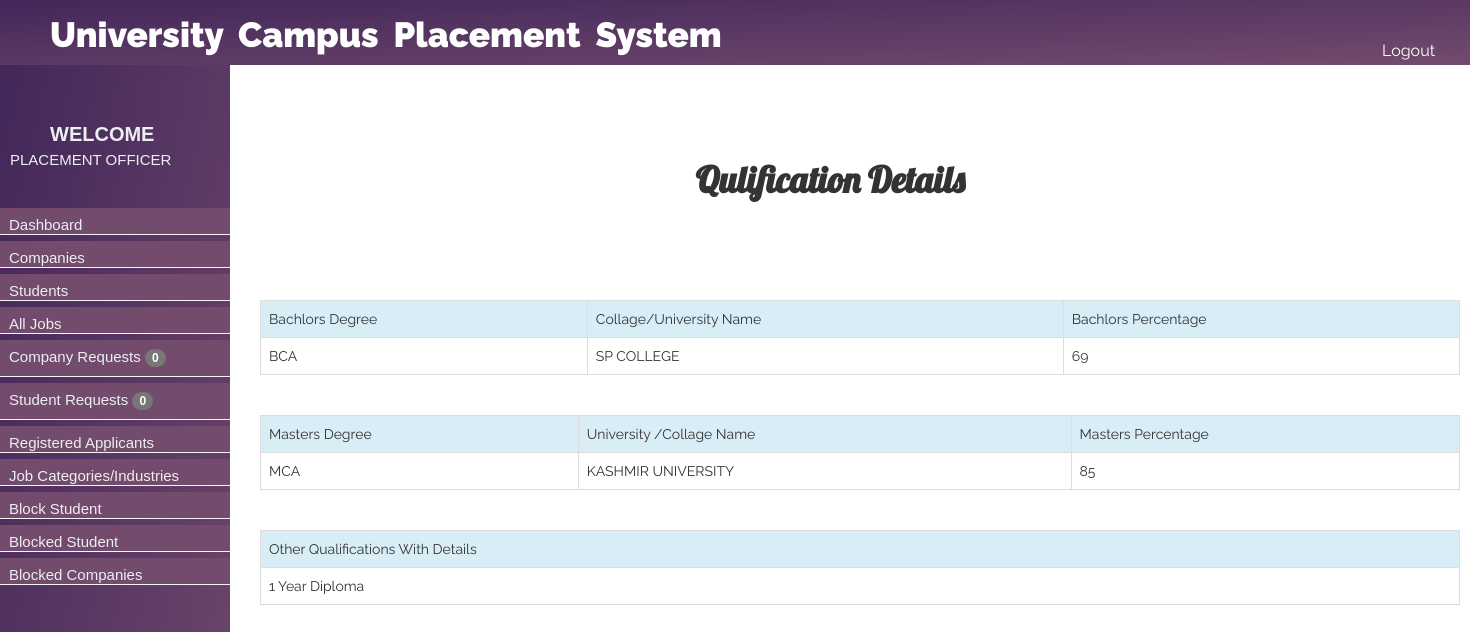
/admin/my-details.php?id=39 (signed in), run on the app's committed database.
### tables this page shows
CREATE TABLE `my_details` (
  `id` bigint(20) NOT NULL,
  `userid` bigint(20) DEFAULT NULL,
  `grad` varchar(100) DEFAULT NULL,
  `college` varchar(100) DEFAULT NULL,
  `per_grad` varchar(100) DEFAULT NULL,
  `pg` varchar(100) DEFAULT NULL,
  `un` varchar(100) DEFAULT NULL,
  `per_pg` varchar(100) DEFAULT NULL,
  `other` varchar(100) DEFAULT NULL
);

### admin/my-details.php (the view, shortened to what this page needs)
<!DOCTYPE html>
<html>
<head>
</head>
<body>
	<?php
	  include 'menu.php';
	  include 'header.php';
     include '../db.php';
	?>
	<div style="background-color: white; width:1200px;height: 1000px;margin-left: 230px;">
     <div style=" padding:90px;">
     <h1 style="text-align: center; margin-top: 70px;color: #333; font-weight: 900;font-family: 'Lobster', cursive;">Qulification Details</h1>
     </div>
    <?php
               $res=mysqli_query($con,"select * from my_details where userid='".$_GET['id']."'");
                       $record=mysqli_fetch_assoc($res);
        ?>
         <?php
            echo "<table  style='margin-left:30px;margin-right:30px;' class='table table-bordered table-striped' cellpadding='7' cellspacing='0'>";
            echo "<tr class='info'>";
            echo "<td> Bachlors Degree</td>";
                echo "<td> Collage/University Name </td>";
                   echo "<td> Bachlors Percentage </td>";
            echo "</tr>";
            echo "<tr>";
            echo "<td> ".  $record["grad"] ."</td>";
           echo "<td> ".  $record["college"] ."</td>";
            echo "<td> ".  $record["per_grad"] ."</td>"; ?>
          </tr>
          </table><br/>
          <?php
           echo "<table style='margin-left:30px;margin-right:30px;' class='table table-bordered table-striped' cellpadding='7' cellspacing='0'>";
            echo "<tr class='info'>";
            echo "<td> Masters Degree</td>";
            echo "<td> University /Collage Name </td>";
            echo "<td> Masters Percentage </td>";
            echo "</tr>";
            echo "<tr>";
            echo "<td> ".  $record["pg"] ."</td>";
            echo "<td> ".  $record["un"] ."</td>";
            echo "<td> ".  $record["per_pg"] ."</td>"; ?>
          </tr>
          </table><br/>
          <?php
           echo "<table  style='margin-left:30px;margin-right:30px;' class='table table-bordered table-striped' cellpadding='7' cellspacing='0'>";
            echo "<tr class='info'>";
            echo "<td> Other Qualifications with details</td>";
            echo "<tr>";
            echo "<td> ".  $record["other"] ."</td>";
           ?>
          </tr>
          </table><br/><br/><br/>
    </div>
</body>
</html>

### admin/css/menu.css (style rules this page uses)
body { margin: 0; padding: 0; }

### admin/css/header.css (style rules this page uses)
body { margin:0; padding:0; background-color: whitesmoke; font-family: 'Raleway', sans-serif !important; }

### admin/my-details.php (style rules this page uses)
body { background-color: white; text-transform: capitalize; }

### data on the page
my_details: grad "BCA", college "SP COLLEGE", per_grad "69", pg "MCA", un "KASHMIR UNIVERSITY", per_pg "85", other "1 Year Diploma"

### other printed values
$_SESSION["admin_name"] "PLACEMENT OFFICER"
$cr "0"
$stdNA "0"
